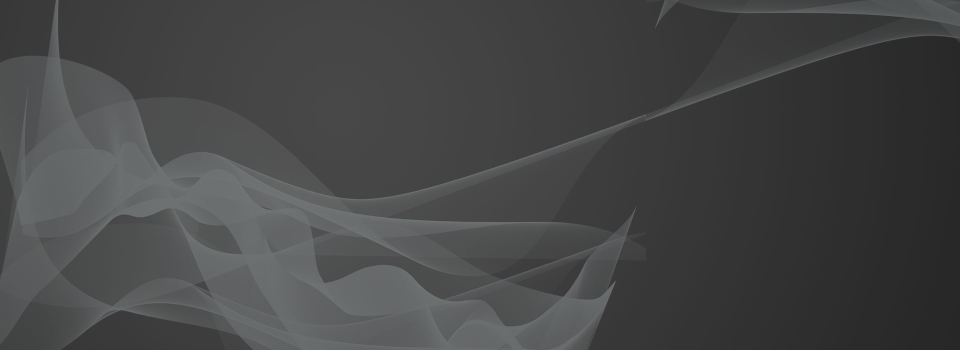
#> input picture The_ashes.jpg, 1920 x 700 px (shown at 1/2 size)
$ python main.py
#> lines starting #> are read from the running program, lines starting #| are printed output that depends on the picture
#> the answer given: The_ashes.jpg
#> the answer given: 1
#> the answer given: 3

from PIL import Image

def zoom_and_crop(image_path, zoom_ratio, crop_ratio):
    # Open the image
#> called with image_path = 'The_ashes.jpg', zoom_ratio = 1, crop_ratio = 3
    image = Image.open(image_path)
#> image is the input picture: PIL image 1920x700 RGB; mean R, G, B 69.6, 70.3, 70.6

    # Get the dimensions of the original image
    width, height = image.size
#> width = 1920; height = 700

    # Calculate the new dimensions after zooming
    new_width = int(width * zoom_ratio)
#> new_width = 1920
    new_height = int(height * zoom_ratio)
#> new_height = 700

    # Resize the image to the new dimensions
    zoomed_image = image.resize((new_width, new_height))

    # Calculate the cropping box
    crop_width = int(new_width * crop_ratio)
#> crop_width = 5760
    crop_height = int(new_height * crop_ratio)
#> crop_height = 2100
    left = (new_width - crop_width) // 2
#> left = -1920
    top = (new_height - crop_height) // 2
#> top = -700
    right = left + crop_width
#> right = 3840
    bottom = top + crop_height
#> bottom = 1400
    crop_box = (left, top, right, bottom)
#> crop_box = (-1920, -700, 3840, 1400)

    # Crop the image
    cropped_image = zoomed_image.crop(crop_box)
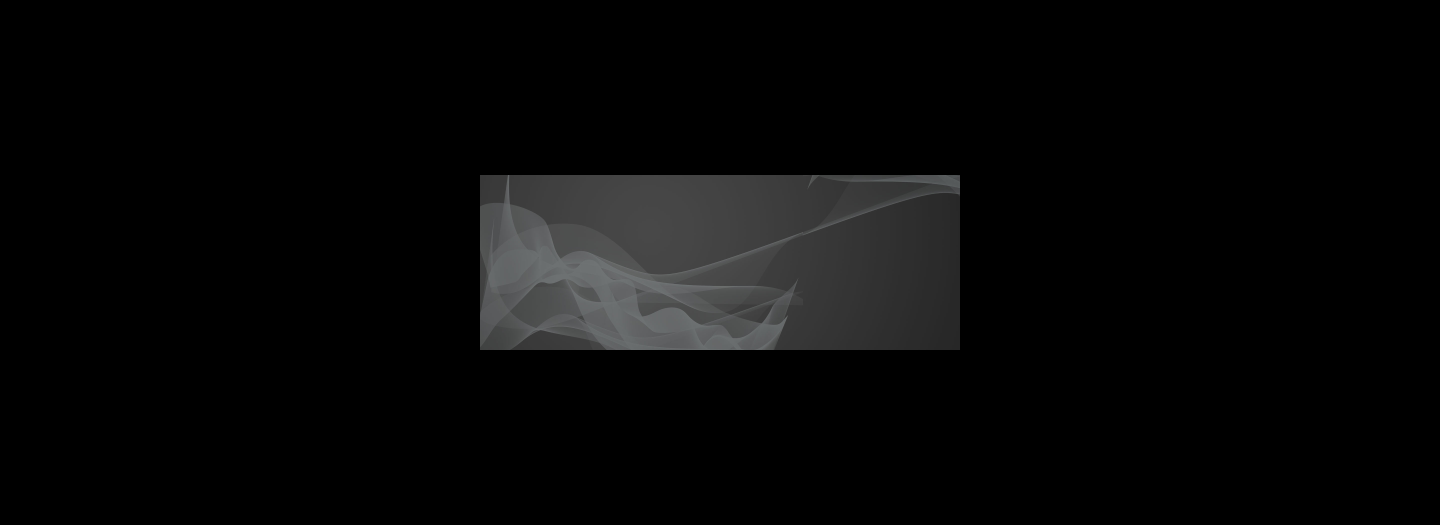
#> cropped_image: PIL image 5760x2100 RGB (shown at 1/4 size); mean R, G, B 7.7, 7.8, 7.8

    # Display or save the cropped image
    cropped_image.show()  # To display the image
    # cropped_image.save("cropped_image.jpg")  # To save the image

# Get input from the user
image_path = input("Enter the path to the input image: ")
zoom_ratio = float(input("Enter the zoom ratio (1.0 means no zoom): "))
crop_ratio = float(input("Enter the crop ratio (0.0 means no crop): "))

# Call the function with user input
zoom_and_crop(image_path, zoom_ratio, crop_ratio)
